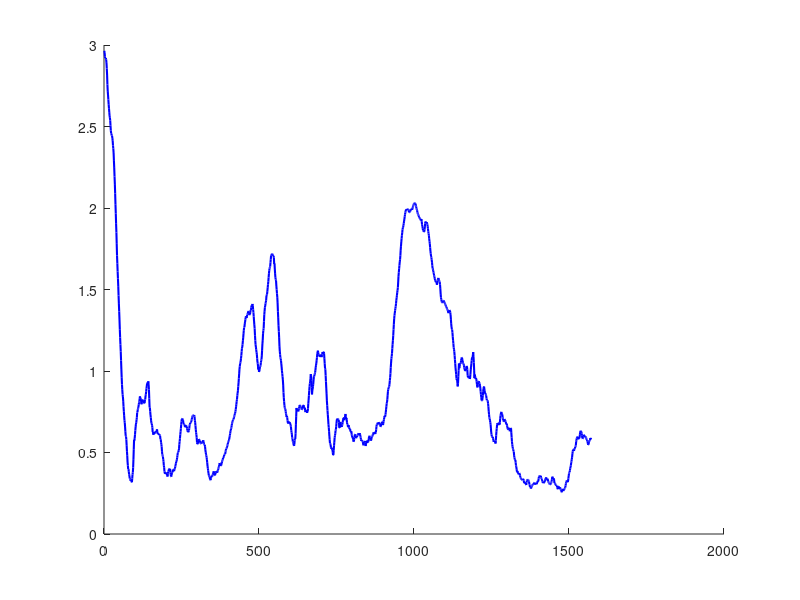

Here is the MATLAB script that generated this plot: (Note: this script raises an error after producing the figure.)
%% %%%%  Hw3-Part1-3)c  %%%%%%%%%
% clear; clc; close all;

% 加载数据
load('GoogleDataset.mat');  % 确保数据文件存在

% 选取 Click 指标的控制 KPI（1:19列）
All_KPI = [Conversion',Click',Cost']';  
num_tracks = size(All_KPI, 2); % 轨迹数量（19个企业）
All_KPI = (All_KPI - mean(All_KPI, 2)) ./ std(All_KPI, 0, 2);

% **Step 6: 估计广告开始时间 T_K**
target_idx = 20;  % 目标 track: track 20
predictor_idx = [2,5,12,13,14,18,19];  % 预测变量（track 1~19）
%predictor_idx = [1:19];  % 预测变量（track 1~19）


% 构建数据集
X_train = All_KPI(:, predictor_idx);  % 预测变量（所有其他 track）
y_train = All_KPI(:, target_idx);  % 目标 track 20

% 线性回归估计参数
beta = (X_train' * X_train) \ (X_train' * y_train);
y_pred = X_train * beta; % 预测结果

% **Step 7: 计算误差**
prediction_error = abs(y_train - y_pred);  % 计算误差

% **Step 8: 平滑误差曲线**
window_size = 50;  % 设定滑动窗口大小
smoothed_error = movmean(prediction_error, window_size);  % 计算滑动均值

% **Step 9: 计算误差变化率**
error_diff = diff(smoothed_error);  % 计算误差的一阶差分

% **Step 10: 识别最长的线性上升段**
rising_start = [];  % 记录最长上升段的起点
max_rising_length = 0;  % 记录最长上升段的长度
current_length = 0;
current_start = 1;  % 记录当前上升段的起点

for t = 2:length(error_diff)
    if error_diff(t-1) > 0  % 误差在上升
        current_length = current_length + 1;
    else  % 误差下降或持平
        if current_length > max_rising_length  % 记录最长上升段
            max_rising_length = current_length;
            rising_start = current_start;
        end
        current_length = 0;
        current_start = t + 1;
    end
end

% 确定最终 T_K
T_K_est = rising_start;

% **Step 11: 画出误差随时间的变化**
figure;
hold on;
plot(smoothed_error, 'b', 'LineWidth', 1.5);
xline(T_K_est, 'g', 'LineWidth', 2); % 估计的 T_K
title(['Estimated T_K = ', num2str(T_K_est)]);
xlabel('Time (Days)');
ylabel('Smoothed Prediction Error');
legend('Smoothed Error', 'Estimated T_K');
hold off;

% **Step 12: 画出真实 Click vs 预测 Click**
figure;
hold on;
plot(y_train, 'b', 'LineWidth', 1.5);  % 真实值
plot(y_pred, 'r--', 'LineWidth', 1.5); % 预测值
xline(T_K_est, 'g', 'LineWidth', 2); % 估计的 T_K
title(['Click KPI Prediction - Estimated T_K = ', num2str(T_K_est)]);
xlabel('Time (Days)');
ylabel('Clicks');
legend('Actual Clicks', 'Predicted Clicks', 'Estimated T_K');
hold off;